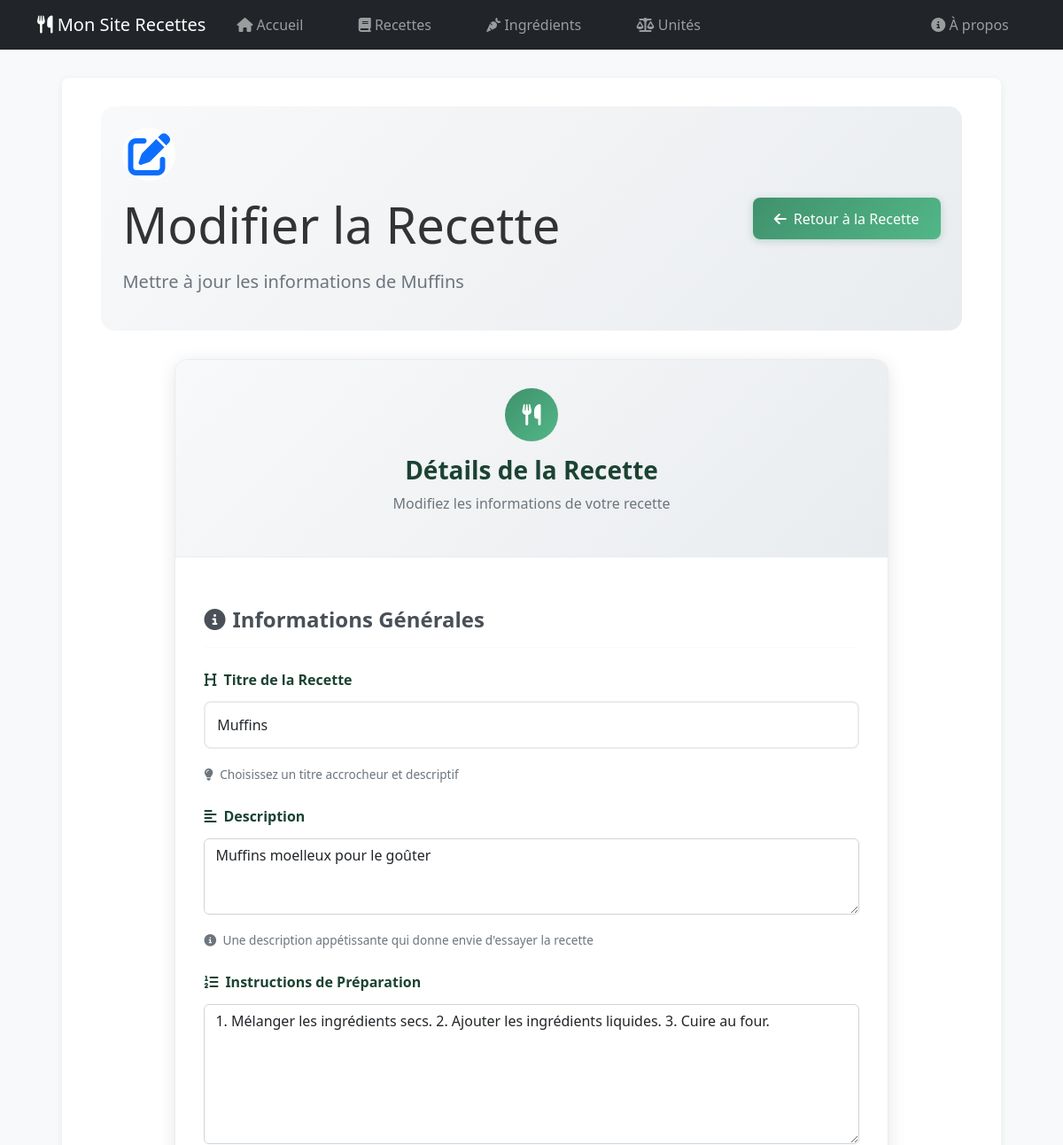
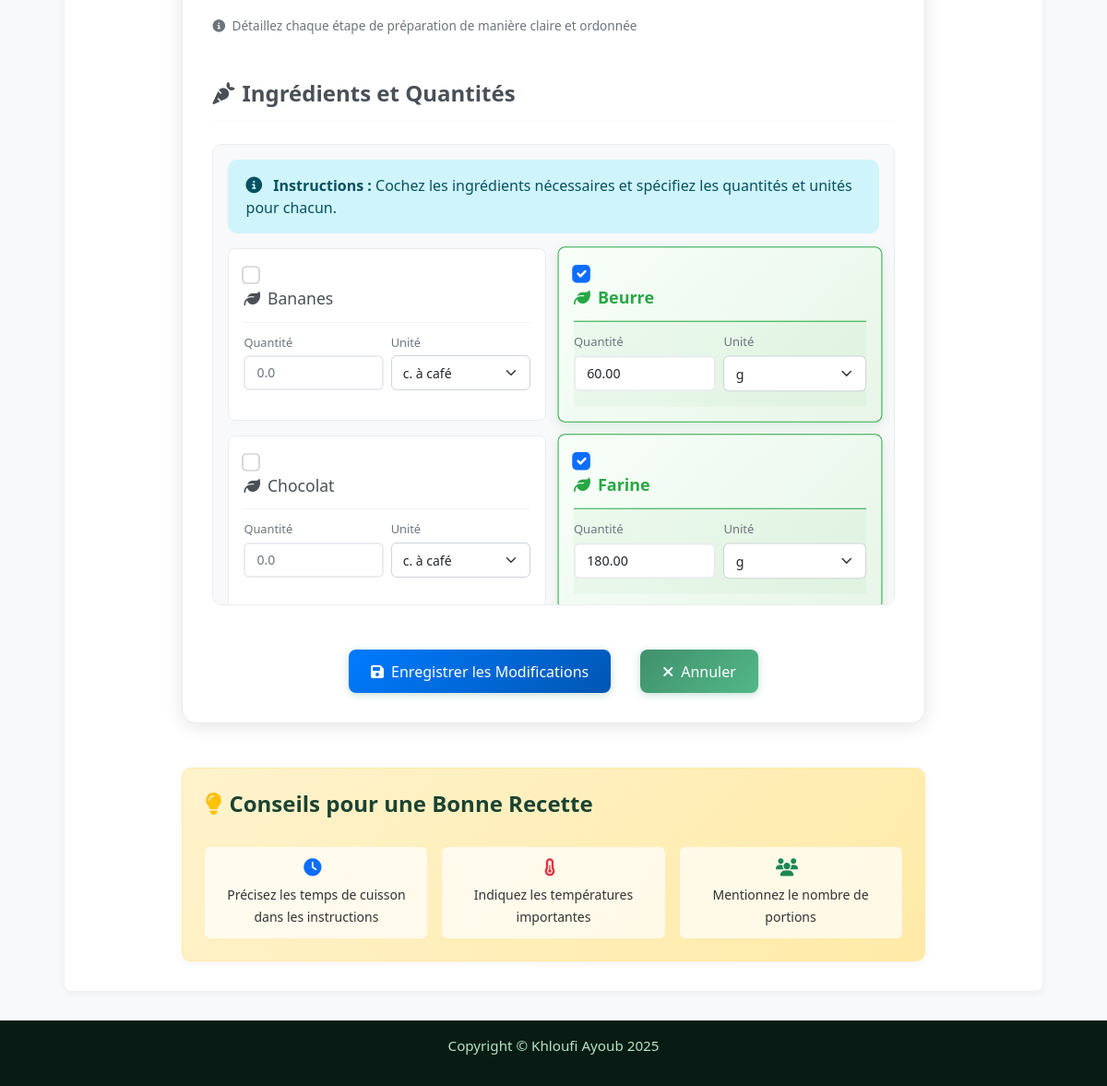
Screenshot of /recipes/5/edit/ with the database file from the repository (2 pictures, top to bottom).
### App/models.py (models this page shows, shortened)
class Recipe(models.Model):
    title = models.CharField(max_length=100, verbose_name="Titre")
    description = models.TextField(verbose_name="Description")
    instructions = models.TextField(verbose_name="Instructions")
    created_at = models.DateTimeField(auto_now_add=True, verbose_name="Crée le")
    updated_at = models.DateTimeField(auto_now=True, verbose_name="Mis à jour le")
    image = models.ImageField(default="", upload_to='recipes/', verbose_name="Image", blank=True, null=True)
    class Meta:
        ordering = ('-created_at',)
        verbose_name = "recipe"
        verbose_name_plural = "recipes"

class Ingredient(models.Model):
    name = models.CharField(max_length=50, verbose_name="Nom")
    image = models.ImageField(default="", upload_to='ingredients/', verbose_name="Image", blank=True, null=True)
    class Meta:
        ordering = ('name',)
        verbose_name = "ingredient"
        verbose_name_plural = "ingredients"

class RecipeIngredient(models.Model):
    recipe = models.ForeignKey(Recipe, related_name='recipe_ingredients', on_delete=models.CASCADE, verbose_name="Recette")
    ingredient = models.ForeignKey(Ingredient, on_delete=models.CASCADE, verbose_name="Ingrédient")
    quantity = models.DecimalField(max_digits=10, decimal_places=2, verbose_name="Quantité")
    unit = models.ForeignKey(Unit, on_delete=models.CASCADE, verbose_name="Unité")
    class Meta:
        unique_together = ('recipe', 'ingredient')
        verbose_name = "ingrédient de recette"
        verbose_name_plural = "ingrédients de recette"
    @property
    def quantity_str(self):
        return str(self.quantity).replace(',', '.')

class Unit(models.Model):
    unit = models.CharField(max_length=20, verbose_name="Unité")
    class Meta:
        ordering = ('unit',)
        verbose_name = "unité"
        verbose_name_plural = "unités"

### App/views/recipe_views.py (the view, shortened to what this page needs)
# urls.py: path('recipes/<int:pk>/edit/', views.EditRecipeView.as_view(), name="edit_recipe"),
class EditRecipeView(View):
    def get(self, request, pk):
        recipe = get_object_or_404(Recipe, pk=pk)
        ingredients = Ingredient.objects.all()
        units = Unit.objects.all()
        recipe_ingredients = RecipeIngredient.objects.filter(recipe=recipe).select_related('ingredient', 'unit')
        ri_dict = {ri.ingredient.id: ri for ri in recipe_ingredients}
        return render(request, 'App/recipe/edit_recipe.html', {
            'recipe': recipe,
            'ingredients': ingredients,
            'units': units,
            'ri_dict': ri_dict,
        })

### App/templatetags/custom_filters.py (called while the page is built)
@register.filter
def get_item(dictionary, key):
    return dictionary.get(key)

### App/templates/App/recipe/edit_recipe.html (shortened to what this page needs)
{% extends 'base.html' %}
{% load custom_filters %}
{% load static %}
{% block content %}
<div class="edit-recipe-page">
  <div class="page-header mb-4">
    <div class="row align-items-center">
      <div class="col-lg-8">
        <div class="header-content">
          <div class="header-icon mb-3">
            <i class="fas fa-edit fa-3x text-primary"></i>
          </div>
          <h1 class="display-4 mb-3">Modifier la Recette</h1>
          <p class="lead text-muted">Mettre à jour les informations de <strong>{{ recipe.title }}</strong></p>
        </div>
      </div>
      <div class="col-lg-4 text-lg-end">
        <a href="{% url 'recipe_detail' recipe.id %}" class="btn btn-outline-secondary">
          <i class="fas fa-arrow-left me-2"></i>Retour à la Recette
        </a>
      </div>
    </div>
  </div>
  <div class="form-section">
    <div class="row">
      <div class="col-lg-10 mx-auto">
        <div class="form-card">
          <div class="form-header">
            <div class="form-icon">
              <i class="fas fa-utensils"></i>
            </div>
            <h3>Détails de la Recette</h3>
            <p class="text-muted">Modifiez les informations de votre recette</p>
          </div>
          <form method="post" class="form-modern">
            <div class="section-header">
              <h4><i class="fas fa-info-circle me-2"></i>Informations Générales</h4>
              <hr>
            </div>
            <div class="row">
              <div class="col-md-12 mb-4">
                <label for="title" class="form-label">
                  <i class="fas fa-heading me-2"></i>Titre de la Recette
                </label>
                <input type="text"
                       class="form-control form-control-lg"
                       id="title"
                       name="title"
                       value="{{ title|default:recipe.title }}"
                       placeholder="Donnez un nom délicieux à votre recette..."
                       required>
                <div class="form-help">
                  <small class="text-muted">
                    <i class="fas fa-lightbulb me-1"></i>
                    Choisissez un titre accrocheur et descriptif
                  </small>
                </div>
              </div>
            </div>
            <div class="row">
              <div class="col-md-12 mb-4">
                <label for="description" class="form-label">
                  <i class="fas fa-align-left me-2"></i>Description
                </label>
                <textarea class="form-control"
                          id="description"
                          name="description"
                          rows="3"
                          placeholder="Décrivez votre recette en quelques mots..."
                          required>{{ description|default:recipe.description }}</textarea>
                <div class="form-help">
                  <small class="text-muted">
                    <i class="fas fa-info-circle me-1"></i>
                    Une description appétissante qui donne envie d'essayer la recette
                  </small>
                </div>
              </div>
            </div>
            <div class="row">
              <div class="col-md-12 mb-4">
                <label for="instructions" class="form-label">
                  <i class="fas fa-list-ol me-2"></i>Instructions de Préparation
                </label>
                <textarea class="form-control"
                          id="instructions"
                          name="instructions"
                          rows="6"
                          placeholder="1. Commencez par...&#10;2. Ensuite...&#10;3. Finalement..."
                          required>{{ instructions|default:recipe.instructions }}</textarea>
                <div class="form-help">
                  <small class="text-muted">
                    <i class="fas fa-info-circle me-1"></i>
                    Détaillez chaque étape de préparation de manière claire et ordonnée
                  </small>
                </div>
              </div>
            </div>
            <div class="section-header mt-4">
              <h4><i class="fas fa-carrot me-2"></i>Ingrédients et Quantités</h4>
              <hr>
            </div>
            <div class="ingredients-selection">
              <div class="selection-help mb-3">
                <div class="alert alert-info">
                  <i class="fas fa-info-circle me-2"></i>
                  <strong>Instructions :</strong> Cochez les ingrédients nécessaires et spécifiez les quantités et unités pour chacun.
                </div>
              </div>
              <div class="ingredients-grid">
                {% for ingredient in ingredients %}
                  {% with ri=ri_dict|get_item:ingredient.id %}
                  <div class="ingredient-item">
                    <div class="ingredient-card-selection">
                      <div class="ingredient-check">
                        <input type="checkbox"
                               id="ingredient{{ forloop.counter }}"
                               name="ingredient_ids"
                               value="{{ ingredient.id }}"
                               class="form-check-input"
                               {% if ri %}checked{% endif %}>
                        <label for="ingredient{{ forloop.counter }}" class="form-check-label ingredient-name">
                          <i class="fas fa-leaf me-2"></i>{{ ingredient.name }}
                        </label>
                      </div>
                      <div class="ingredient-details">
                        <div class="row g-2">
                          <div class="col-6">
                            <label class="form-label small">Quantité</label>
                            <input type="number"
                                   name="quantity_{{ ingredient.id }}"
                                   class="form-control form-control-sm"
                                   min="0.01"
                                   step="any"
                                   value="{{ ri.quantity_str|default_if_none:'' }}"
                                   placeholder="0.0">
                          </div>
                          <div class="col-6">
                            <label class="form-label small">Unité</label>
                            <select name="unit_{{ ingredient.id }}" class="form-select form-select-sm">
                              {% for unit in units %}
                                <option value="{{ unit.id }}" {% if ri and ri.unit.id == unit.id %}selected{% endif %}>
                                  {{ unit.unit }}
                                </option>
                              {% endfor %}
                            </select>
                          </div>
                        </div>
                      </div>
                    </div>
                  </div>
                  {% endwith %}
                {% endfor %}
              </div>
            </div>
            <div class="form-actions mt-5">
              <button type="submit" class="btn btn-primary btn-lg">
                <i class="fas fa-save me-2"></i>Enregistrer les Modifications
              </button>
              <a href="{% url 'recipe_detail' recipe.id %}" class="btn btn-outline-secondary btn-lg ms-3">
                <i class="fas fa-times me-2"></i>Annuler
              </a>
            </div>
          </form>
        </div>
      </div>
    </div>
  </div>
  <div class="tips-section mt-5">
    <div class="row">
      <div class="col-lg-10 mx-auto">
        <div class="tips-card">
          <h4><i class="fas fa-lightbulb me-2 text-warning"></i>Conseils pour une Bonne Recette</h4>
          <div class="row g-3 mt-2">
            <div class="col-md-4">
              <div class="tip-item">
                <i class="fas fa-clock me-2 text-primary"></i>
                <small>Précisez les temps de cuisson dans les instructions</small>
              </div>
            </div>
            <div class="col-md-4">
              <div class="tip-item">
                <i class="fas fa-thermometer-half me-2 text-danger"></i>
                <small>Indiquez les températures importantes</small>
              </div>
            </div>
            <div class="col-md-4">
              <div class="tip-item">
                <i class="fas fa-users me-2 text-success"></i>
                <small>Mentionnez le nombre de portions</small>
              </div>
            </div>
          </div>
        </div>
      </div>
    </div>
  </div>
</div>
{% endblock %}

### rows the page displays
Recipe: title "Muffins", description "Muffins moelleux pour le goûter", instructions "1. Mélanger les ingrédients secs. 2. Ajouter les ingrédients liquides. 3. Cuire au four."
Ingredient: name "Bananes"
Ingredient: name "Beurre", id.unit "g"
RecipeIngredient: quantity_str "60.00"
Ingredient: name "Chocolat"
Ingredient: name "Farine", id.unit "g"
RecipeIngredient: quantity_str "180.00"

### other values shown
form field value "c. à café"
